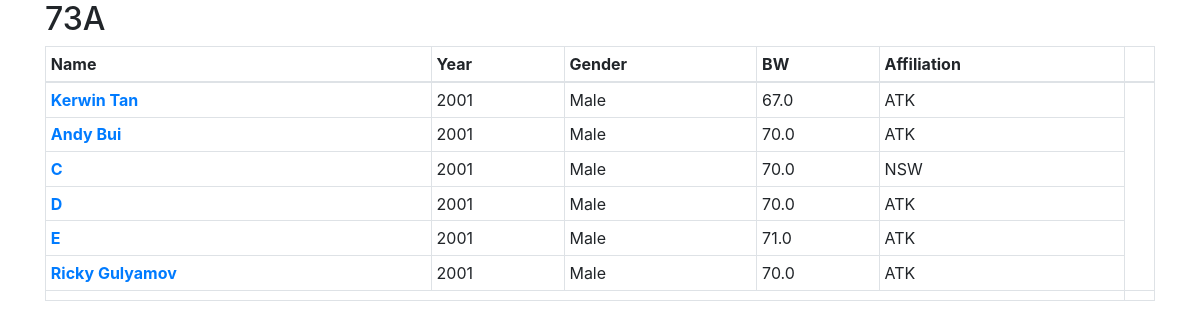
The app's page /meet/2/17/manage/ with its own data.
### session/models.py (models this page shows, shortened)
class Session(models.Model):
    meet = models.ForeignKey("meet.Meet", on_delete=models.CASCADE)
    bodyweight = models.IntegerField()
    letter = models.CharField(max_length=1)
    start_time = models.TimeField(auto_now=False, auto_now_add=False)
    def __str__(self):
        return str(self.bodyweight) + self.letter

class Athlete(models.Model):
    session = models.ForeignKey("Session", on_delete=models.CASCADE)
    name = models.CharField(max_length=60)
    date_of_birth = models.DateField()
    gender = models.BooleanField()
    bodyweight = models.FloatField()
    affiliation = models.CharField(max_length=3)
    next_attempt = models.IntegerField(default=1)
    next_weight = models.IntegerField(default=-1)

### session/views/session.py (the view)
# urls.py: path('manage/', session.manage, name='manage'),
def manage(request, meet_id, session_id):
    session = get_object_or_404(Session, pk=session_id)
    if session.meet.id != meet_id:
        raise Http404("Session not found!")
    athletes_list = session.athlete_set.all()
    form = UpdateAthleteForm()
    context = {
        'session': session,
        'athletes_list': athletes_list,
        'form':form
    }
    return render(request, 'session/manage.html', context)

### session/templates/session/manage.html (shortened to what this page needs)
{% extends 'main/base.html' %}
{% load crispy_forms_tags %}
{% block content %}
<h2>{{ session }}</h2>
    <table class="table table-hover table-bordered table-sm">
        <thead>
            <tr>
                <th>Name</th>
                <th>Year</th>
                <th>Gender</th>
                <th>BW</th>
                <th>Affiliation</th>
                <th colspan="2"></th>
            </tr>
        </thead>
        <tbody>
        {% if athletes_list %}
            {% for athlete in athletes_list %}
                <tr>
                    <th><a href="#">{{ athlete.name }}</a></th>
                    <td>{{ athlete.date_of_birth.year }}</td>
                    <td>
                        {% if athlete.gender %}
                            Male
                        {% else %}
                            Female
                        {% endif %}
                    </td>
                    <td>{{ athlete.bodyweight }}</td>
                    <td>{{ athlete.affiliation }}</td>
                </tr>
            {% endfor %}
        {% else %}
            <tr><td colspan="6"> No athletes to show for the {{session}} session! </td></tr>
        {% endif %}
        <tbody>
        <tfoot>
            <tr>
                <th colspan="6">
                <th>
            </tr>
        </tfoot>
    </table>
    {% endblock %}

### records on screen
Session: bodyweight+letter "73A"
Athlete: name "Kerwin Tan", date_of_birth.year "2001", gender "Male", bodyweight "67.0", affiliation "ATK"
Athlete: name "Andy Bui", date_of_birth.year "2001", gender "Male", bodyweight "70.0", affiliation "ATK"
Athlete: name "C", date_of_birth.year "2001", gender "Male", bodyweight "70.0", affiliation "NSW"
Athlete: name "D", date_of_birth.year "2001", gender "Male", bodyweight "70.0", affiliation "ATK"
Athlete: name "E", date_of_birth.year "2001", gender "Male", bodyweight "71.0", affiliation "ATK"
Athlete: name "Ricky Gulyamov", date_of_birth.year "2001", gender "Male", bodyweight "70.0", affiliation "ATK"
